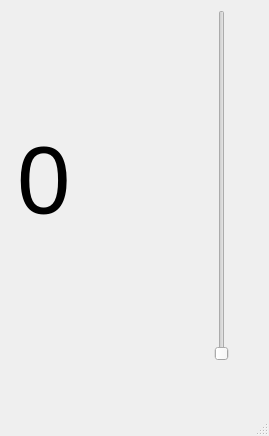
<?xml version="1.0" encoding="UTF-8"?>
<ui version="4.0">
 <class>MainWindow</class>
 <widget class="QMainWindow" name="MainWindow">
  <property name="geometry">
   <rect>
    <x>0</x>
    <y>0</y>
    <width>269</width>
    <height>436</height>
   </rect>
  </property>
  <property name="windowTitle">
   <string>MainWindow</string>
  </property>
  <widget class="QWidget" name="centralwidget">
   <widget class="QSlider" name="verticalSlider">
    <property name="geometry">
     <rect>
      <x>201</x>
      <y>10</y>
      <width>41</width>
      <height>351</height>
     </rect>
    </property>
    <property name="orientation">
     <enum>Vertical</enum>
    </property>
    <property name="tickInterval">
     <number>5</number>
    </property>
   </widget>
   <widget class="QLabel" name="label">
    <property name="geometry">
     <rect>
      <x>17</x>
      <y>15</y>
      <width>181</width>
      <height>331</height>
     </rect>
    </property>
    <property name="font">
     <font>
      <pointsize>72</pointsize>
     </font>
    </property>
    <property name="text">
     <string>0</string>
    </property>
   </widget>
  </widget>
  <widget class="QMenuBar" name="menubar">
   <property name="geometry">
    <rect>
     <x>0</x>
     <y>0</y>
     <width>269</width>
     <height>33</height>
    </rect>
   </property>
  </widget>
  <widget class="QStatusBar" name="statusbar"/>
 </widget>
 <resources/>
 <connections/>
</ui>
